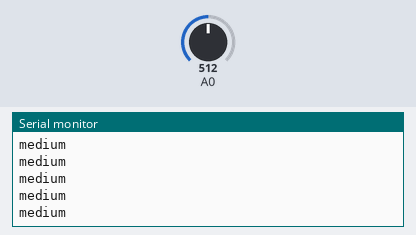
Bench run of a sketch on a simulated Arduino Uno, built with avr-gcc and run on an emulated ATmega328P. Shown: the last lines printed to the serial monitor. The test bench sets the inputs (shaded band); at power-on: A0 = 512.

Above: at 1.2 s.
1.3 s: A0 set to 610
At 2.3 s:
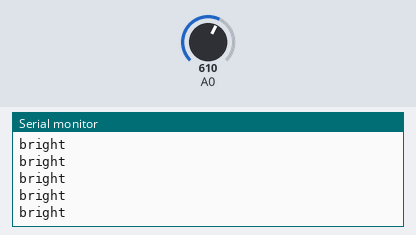
3.2 s: A0 set to 590
At 4.3 s:
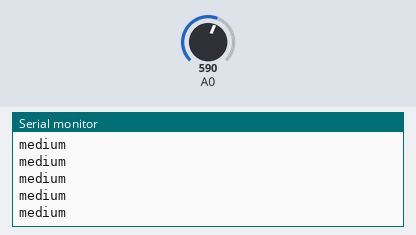
6.2 s: A0 set to 306
At 7.1 s:
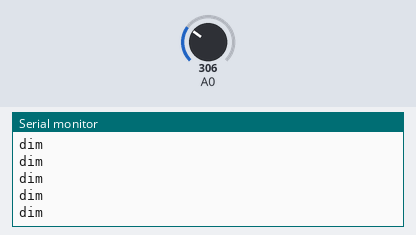
8.1 s: A0 set to 122
At 9.2 s:
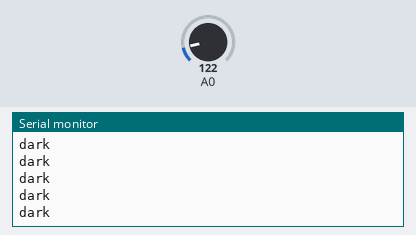
10.0 s: A0 set to 716
At 10.7 s:
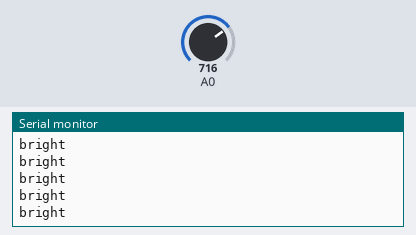
13.0 s: A0 set to 0
At 13.8 s:
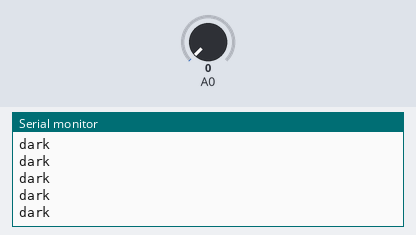

Measured:
- after the input at 1.3 s, the serial monitor: prints a new line after 0.07 s (image 1)
- after the input at 6.2 s, the serial monitor: prints a new line after 0.07 s (image 3)
- after the input at 8.1 s, the serial monitor: prints a new line after 0.07 s (image 4)
- after the input at 10.0 s, the serial monitor: prints a new line after 0.07 s (image 5)

The sketch:

Reading_Light_Intensity_with_LDR.ino
```cpp
// these constants won't change. They are the lowest and highest readings you
// get from your sensor:
const int sensorMin = 0;    // sensor minimum, discovered through experiment
const int sensorMax = 600;  // sensor maximum, discovered through experiment

void setup() {
  // initialize serial communication:
  Serial.begin(9600);
}

void loop() {
  // read the sensor:
  int sensorReading = analogRead(A0);
  // map the sensor range to a range of four options:
  int range = map(sensorReading, sensorMin, sensorMax, 0, 3);

  // do something different depending on the range value:
  switch (range) {
    case 0:  // your hand is on the sensor
      Serial.println("dark");
      break;
    case 1:  // your hand is close to the sensor
      Serial.println("dim");
      break;
    case 2:  // your hand is a few inches from the sensor
      Serial.println("medium");
      break;
    case 3:  // your hand is nowhere near the sensor
      Serial.println("bright");
      break;
  }
  delay(1);  // delay in between reads for stability
}
```
